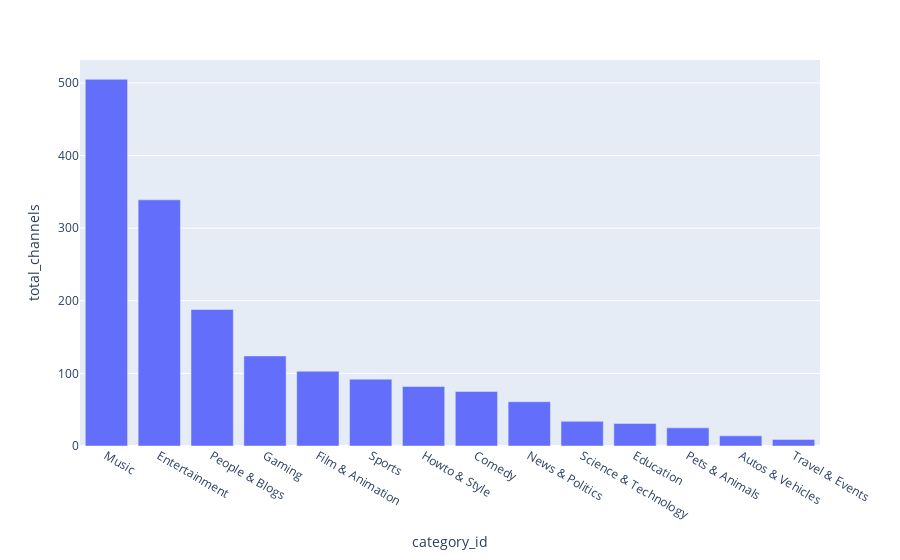

Notebook code for this chart:
### Markdown cell above
#### Chuyển thành pandas-on-Spark DataFrame và plot

### Code cell
pandas_channel_df = channel_df.pandas_api()
pandas_channel_df.plot.bar(x='category_id', y='total_channels')

### Figure 1 — Plotly figure (JSON) as saved in the notebook; plotly's stock layout.template omitted (floating-point values rounded to 4 significant figures)
{"data": [{"alignmentgroup": "True", "hovertemplate": "category_id=%{x}<br>total_channels=%{y}<extra></extra>", "legendgroup": "", "marker": {"color": "#636efa", "pattern": {"shape": ""}}, "name": "", "offsetgroup": "", "orientation": "v", "showlegend": false, "textposition": "auto", "type": "bar", "x": ["Music", "Entertainment", "People & Blogs", "Gaming", "Film & Animation", "Sports", "Howto & Style", "Comedy", "News & Politics", "Science & Technology", "Education", "Pets & Animals", "Autos & Vehicles", "Travel & Events"], "xaxis": "x", "y": [505, 339, 188, 124, 103, 92, 82, 75, 61, 34, 31, 25, 14, 9], "yaxis": "y"}], "layout": {"barmode": "relative", "legend": {"tracegroupgap": 0}, "margin": {"t": 60}, "xaxis": {"anchor": "y", "domain": [0, 1], "title": {"text": "category_id"}}, "yaxis": {"anchor": "x", "domain": [0, 1], "title": {"text": "total_channels"}}}}
